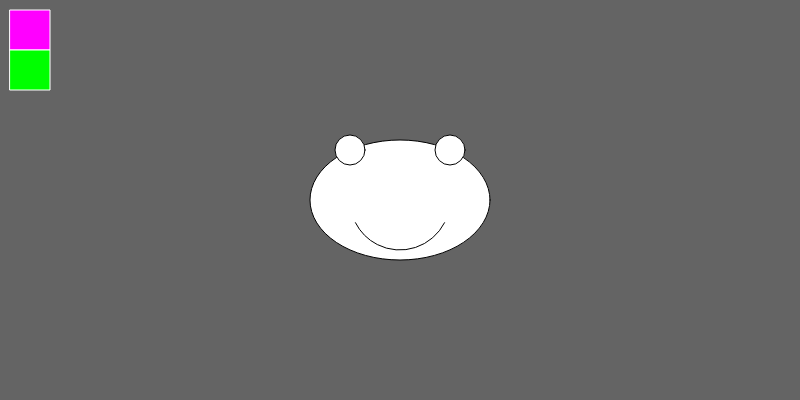
Frame 1 (no input)
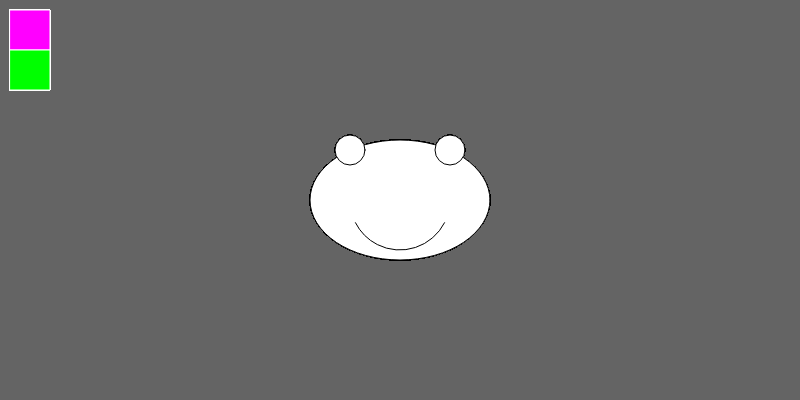
Frame 60 (no input)
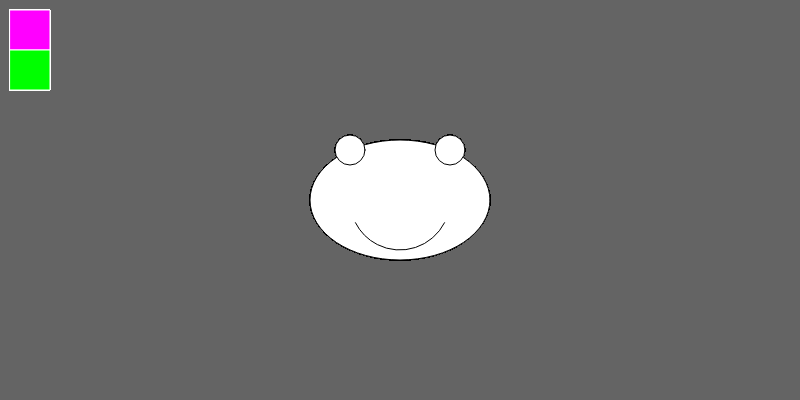
Frame 120 (the mouse pressed at the canvas centre since frame 60)

The p5.js sketch that drew these frames (run headless with seeded random() and noise() and a simulated clock; from frame 60 on, the mouse is pressed at the canvas centre):

// p5.js sketch
// ── sketch.js
let r, g, b;

function setup() {
  createCanvas(800, 400);
  background(100);

  r = 255;
  g = 255;
  b = 255;
}

function draw() {
  //background(100);

  if (mouseIsPressed) {
    if (mouseX > 10 && mouseX < 50 && mouseY > 10 && mouseY < 50) {
      // pink
      r = 255;
      g = 0;
      b = 255;
    } else if (mouseX > 10 && mouseX < 50 && mouseY > 50 && mouseY < 90) {
      // green
      r = 0;
      g = 255;
      b = 0;
    } else {
      //if the mouse is pressed and not in the button area
      // draw a circle
      noStroke();
      fill(r, g, b);
      circle(mouseX, mouseY, 30);
    }
  }



  // display rects for the area
  stroke(255);
  fill(255, 0, 255);
  rect(10, 10, 40, 40);
  fill(0, 255, 0);
  rect(10, 50, 40, 40);

  // face
  stroke(0);
  fill(255);
  ellipse(width / 2, height / 2, 180, 120);
  circle(width / 2 - 50, height / 2 - 50, 30);
  circle(width / 2 + 50, height / 2 - 50, 30);
  arc(width / 2, height / 2, 100, 100, PI * 0.15, PI * 0.85);
}
